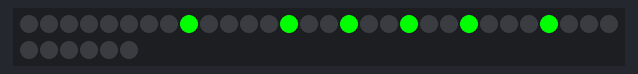
Bench run of a sketch on a simulated Arduino Uno, built with avr-gcc and run on an emulated ATmega328P. Parts: 36 RGB LEDs in strip order, left to right, continuing on the next row.

Above: at 0.34 s.
At 49.4 s:
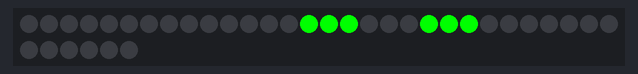

The sketch:

Life.ino
```cpp
/// Author: Raphael Nepomuceno <raphael.nepomuceno@protonmail.com>

#include <Adafruit_NeoPixel.h>

#define LED_PIN (8)

#define ROWS (6)
#define COLS (6)

#define MS_PER_TICK (50)

Adafruit_NeoPixel pixels =
    Adafruit_NeoPixel(ROWS * COLS, LED_PIN, NEO_GRB + NEO_KHZ800);

void setup() { pixels.begin(); }

// Conway's Game of Life {{{

#define IN_RANGE(__x, __lower, __upper) (__x >= __lower && __x < __upper)

/// Gets the value at the specified point. If the point is out of bounds,
/// returns 0.
bool get_at(bool *world, int x, int y, int columns, int rows) {
  int at = y * rows + x;

  return IN_RANGE(at, 0, columns * rows) ? world[at] : 0;
}

/// Sets the value at the specified point. If the point is out of bounds, this
/// function does nothing.
void set_at(bool *world, bool value, int x, int y, int columns, int rows) {
  int at = y * rows + x;

  if (IN_RANGE(at, 0, columns * rows))
    world[at] = value;
}

/// Returns the number of alive neighbours (Chebyshev distance = 1) for the
/// specified point. Out-of-bound points are treated as dead.
int neighbours(bool *world, int x, int y, int columns, int rows) {
  int alive = 0;

  for (int dy = -1; dy <= 1; ++dy)
    for (int dx = -1; dx <= 1; ++dx)
      if (dx != 0 || dy != 0)
        alive += get_at(world, x + dx, y + dy, columns, rows) > 0;

  return alive;
}

/// Does a single life cycle from `seed`, updating `world`.
void tick(bool *seed, bool *world, int columns, int rows) {
  for (int y = 0; y < rows; ++y)
    for (int x = 0; x < columns; ++x) {
      int n = neighbours(seed, x, y, columns, rows);
      bool alive = get_at(seed, x, y, columns, rows) > 0;

      if (alive && (n == 2 || n == 3))
        set_at(world, 1, x, y, columns, rows);
      else if (alive == false && (n == 3))
        set_at(world, 1, x, y, columns, rows);
      else
        set_at(world, 0, x, y, columns, rows);
    }
}
// }}}

// Rendering code {{{

bool swap = false;

bool buf1[ROWS * COLS];
bool buf0[ROWS * COLS] = {
    // Initial state
    0, 0, 0, 0, 0, 0, //
    0, 0, 0, 0, 0, 0, //
    0, 0, 1, 1, 1, 0, //
    0, 1, 1, 1, 0, 0, //
    0, 0, 0, 0, 0, 0, //
    0, 0, 0, 0, 0, 0, //
};

void loop() {
  // Alternates between two buffers to save memory.
  bool *seed = swap ? buf1 : buf0;
  bool *world = swap ? buf0 : buf1;

  for (int y = 0; y < ROWS; ++y)
    for (int x = 0; x < COLS; ++x)
      if (get_at(world, x, y, COLS, ROWS))
        set_pixel(x, y, 0, 255, 0);
      else
        set_pixel(x, y, 0, 0, 0);

  tick(seed, world, COLS, ROWS);

  swap ^= true;

  pixels.show();

  delay(MS_PER_TICK);
}

void set_pixel(int x, int y, int r, int g, int b) {
  // Odd rows are counted backwartds.
  if (y % 2 == 1)
    x = (COLS - 1) - x;

  pixels.setPixelColor(COLS * y + x, pixels.Color(r, g, b));
}
// }}}
```
